Frame 1 (no input): blank canvas, image omitted
Frame 60 (the mouse pressed at the canvas centre just before this capture): blank canvas, image omitted
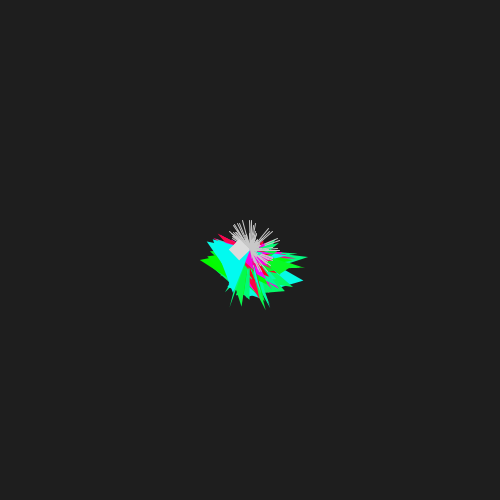
Frame 120 (the mouse held since frame 60 and released just before this capture)

The Processing sketch whose frames 1 and 60 were blank and that drew this single picture after the mouse press (run headless with seeded random() and noise(); from frame 60 on, the mouse is pressed at the canvas centre):

// Processing sketch: processing_25656
// ── processing_25656.pde

float r = PI/6;

              
void setup (){
  size (500,500);
  background (30);
  smooth();  
  }
  
  void draw (){
  if(mousePressed){
    pushMatrix ();
translate (mouseX, mouseY); //move the origin point according to mouse value
rotate (r);
   fill(mouseY, random(10), random(255));
   stroke(200);
   line (0,0,random(10),-random(10));
   line (0,0,-random(30),random(15));
   line (0,0,-random(10),-random(10));
   line (0,0,random(15),-random(30));
   
     noStroke();
   triangle (0, 0,random(50),-random(25),random(20),random(40));
   
   fill(random(10), mouseY, random(255));
   triangle (0, 0,random(60),-random(30),random(40),random(40));
   fill(220);
   rect(0,0,15,15);
  popMatrix ();

r += PI/100; //increment angle – make smaller to slow rotation
  }
  }
                
